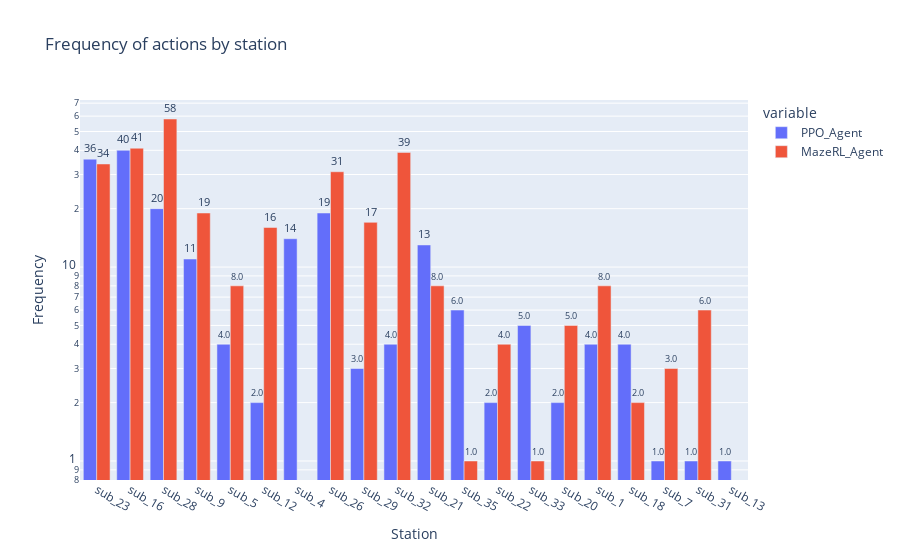

Here is the notebook cell this chart was saved with:
### Markdown cell above
### 3. Impact on substations

### Code cell
agts.plot_actions_freq_by_station(
    agents_results,
    yaxis_type = 'log'
)

### Figure 1 — Plotly figure (JSON) as saved in the notebook; plotly's stock layout.template omitted (floating-point values rounded to 4 significant figures)
{"data": [{"alignmentgroup": "True", "cliponaxis": false, "hovertemplate": "variable=PPO_Agent<br>Station=%{x}<br>Frequency=%{y}<extra></extra>", "legendgroup": "PPO_Agent", "marker": {"color": "#636efa", "pattern": {"shape": ""}}, "name": "PPO_Agent", "offsetgroup": "wide_variable_0", "orientation": "v", "showlegend": true, "textangle": 0, "textfont": {"size": 12}, "textposition": "outside", "texttemplate": "%{y:.2s}", "type": "bar", "x": ["sub_23", "sub_16", "sub_28", "sub_9", "sub_5", "sub_12", "sub_4", "sub_26", "sub_29", "sub_32", "sub_21", "sub_35", "sub_22", "sub_33", "sub_20", "sub_1", "sub_18", "sub_7", "sub_31", "sub_13"], "xaxis": "x", "y": [36, 40, 20, 11, 4, 2, 14, 19, 3, 4, 13, 6, 2, 5, 2, 4, 4, 1, 1, 1], "yaxis": "y"}, {"alignmentgroup": "True", "cliponaxis": false, "hovertemplate": "variable=MazeRL_Agent<br>Station=%{x}<br>Frequency=%{y}<extra></extra>", "legendgroup": "MazeRL_Agent", "marker": {"color": "#EF553B", "pattern": {"shape": ""}}, "name": "MazeRL_Agent", "offsetgroup": "wide_variable_1", "orientation": "v", "showlegend": true, "textangle": 0, "textfont": {"size": 12}, "textposition": "outside", "texttemplate": "%{y:.2s}", "type": "bar", "x": ["sub_23", "sub_16", "sub_28", "sub_9", "sub_5", "sub_12", "sub_4", "sub_26", "sub_29", "sub_32", "sub_21", "sub_35", "sub_22", "sub_33", "sub_20", "sub_1", "sub_18", "sub_7", "sub_31", "sub_13"], "xaxis": "x", "y": [34, 41, 58, 19, 8, 16, null, 31, 17, 39, 8, 1, 4, 1, 5, 8, 2, 3, 6, null], "yaxis": "y"}], "layout": {"barmode": "group", "legend": {"title": {"text": "variable"}, "tracegroupgap": 0}, "title": {"text": "Frequency of actions by station"}, "xaxis": {"anchor": "y", "domain": [0, 1], "title": {"text": "Station"}}, "yaxis": {"anchor": "x", "domain": [0, 1], "title": {"text": "Frequency"}, "type": "log"}}}
